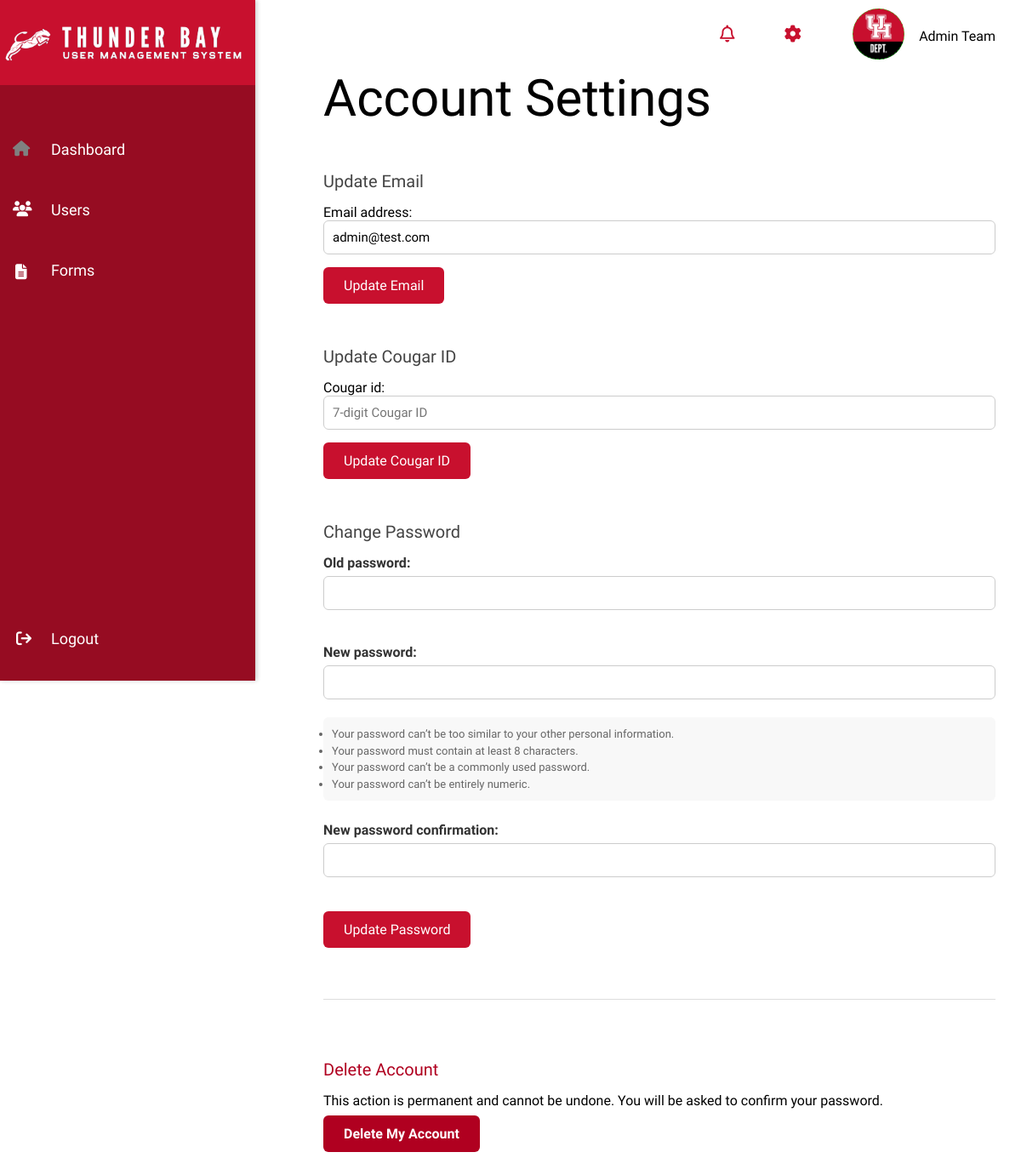
The page /settings/account/ (signed in) on the database as committed earlier.
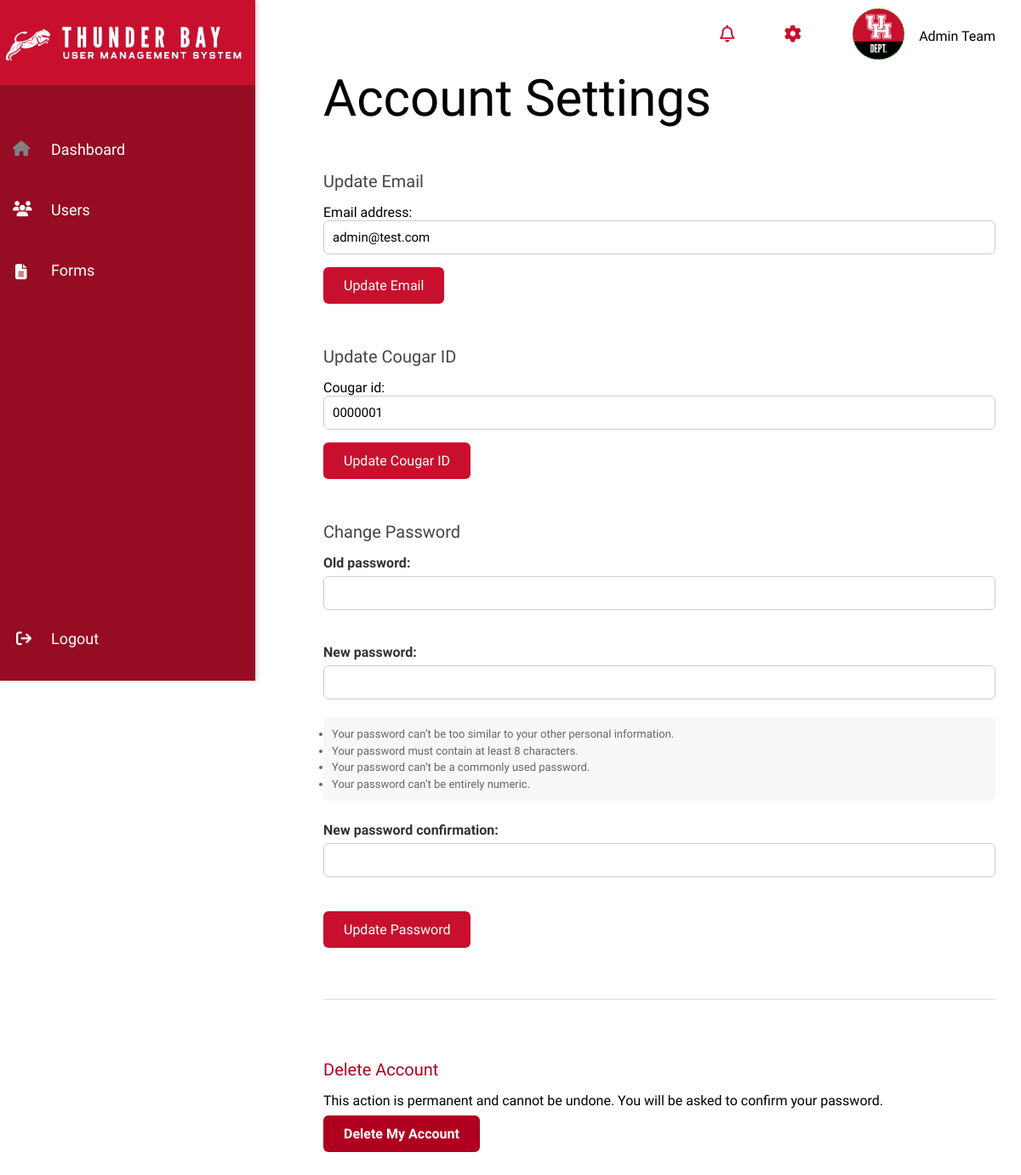
The same page on the database as committed later.
### usr_mgmt_app/models.py (models this page shows, shortened)
class UserProfile(AbstractUser):
    ROLE_CHOICES = [
        ('admin', 'Admin'),
        ('moderator', 'Moderator'),
        ('user', 'User'),
    ]
    ACADEMIC_LEVEL_CHOICES = [
        ('undergraduate', 'Undergraduate'),
        ('graduate', 'Graduate'),
    ]
    COLLEGE_CHOICES = [
        ('architecture', 'Gerald D. Hines College of Architecture and Design'),
        ('arts', 'Kathrine G. McGovern College of the Arts'),
        ('business', 'C.T. Bauer College of Business'),
        ('education', 'College of Education'),
        ('engineering', 'Cullen College of Engineering'),
        ('technology', 'Technology Division at the Cullen College of Engineering'),
        ('liberal_arts', 'College of Liberal Arts and Social Sciences'),
        ('nsm', 'College of Natural Sciences and Mathematics'),
        ('nursing', 'Andy and Barbara Gessner College of Nursing'),
        ('medicine', 'Tilman J. Fertitta Family College of Medicine'),
        ('optometry', 'College of Optometry'),
        ('pharmacy', 'College of Pharmacy'),
        ('hospitality', 'Conrad N. Hilton College of Global Hospitality Leadership'),
        ('law', 'UH Law Center'),
        ('social_work', 'Graduate College of Social Work'),
        ('public_affairs', 'Hobby School of Public Affairs'),
        ('honors', 'The Honors College'),
    ]
    cougar_id = models.CharField(max_length=7,unique=True,null=True,blank=True,validators=[RegexValidator(regex=r'^\d{7}$', message='Cougar ID must be exactly 7 digits')])
    role = models.CharField(max_length=10, choices=ROLE_CHOICES, default='user')
    major = models.CharField(max_length=100, null=True, blank=True)
    college = models.CharField(max_length=50, choices=COLLEGE_CHOICES, null=True, blank=True)
    academic_level = models.CharField(max_length=15, choices=ACADEMIC_LEVEL_CHOICES, null=True, blank=True)
    profile_picture = models.ImageField(upload_to='profile_pictures/', null=True, blank=True)
    profile_banner = models.ImageField(upload_to='banner_pictures/', null=True,blank=True)
    bio = models.TextField(null=True, blank=True)
    is_active = models.BooleanField(default=True)
    created_at = models.DateTimeField(auto_now_add=True)
    updated_at = models.DateTimeField(auto_now=True)
    signature = models.ImageField(upload_to='signatures/', null=True, blank=True, validators=[validate_signature_file])
    groups = models.ManyToManyField(Group, related_name="userprofile_groups", blank=True)
    user_permissions = models.ManyToManyField(Permission, related_name="userprofile_permissions", blank=True)
    class Meta:
        permissions = [
            ("can_read", "Can read data"),
            ("can_edit", "Can edit data"),
            ("can_manage_users", "Can activate/deactivate and delete users"),
            ("can_approve", "Can approve requests"),  # Added new permission
        ]

### usr_mgmt_app/views.py (the view, shortened to what this page needs)
# urls.py: path('settings/account/', views.account_settings_view, name='account_settings'),
@login_required
def account_settings_view(request):
    user = request.user
    email_form = EmailUpdateForm(instance=user)
    cougar_id_form = CougarIDUpdateForm(instance=user)
    password_form = PasswordChangeForm(user)
    return render(request, 'account_settings.html', {
        'email_form': email_form,
        'cougar_id_form': cougar_id_form,
        'password_form': password_form,
    })

### usr_mgmt_app/forms.py (shortened to what this page needs)
class EmailUpdateForm(forms.ModelForm):
    class Meta:
        model = UserProfile
        fields = ['email']
        widgets = {
            'email': forms.EmailInput(attrs={'placeholder': 'you@example.com'})
        }

class CougarIDUpdateForm(forms.ModelForm):
    class Meta:
        model = UserProfile
        fields = ['cougar_id']
        widgets = {
            'cougar_id': forms.TextInput(attrs={'placeholder': '7-digit Cougar ID'})
        }

### templates/account_settings.html (shortened to what this page needs)
{% load static %}
<!DOCTYPE html>
<html lang="en">
<head>
    <link rel="stylesheet" href="{% static 'css/dashboard.css' %}">
    <link rel="stylesheet" href="{% static 'css/account_settings.css' %}">
</head>
<body>
<nav class="navbar">
    <div class="navbar-content">
        <i id="notifications_icon" class="fa-regular fa-bell"></i>
<div class="dropdown-wrapper">
    <i id="settings_icon" class="fa-solid fa-gear"></i>
</div>
<div class="dropdown-wrapper">
    <div class="navbar_user">
        {% if user.profile_picture %}
            <img class="profile_picture" src="{{ user.profile_picture.url }}" alt="profile picture">
        {% else %}
            <img class="profile_picture" src="{% static 'images/default_profile.png' %}" alt="Default profile picture">
        {% endif %}
        <span class="navbar_username">{{ user.first_name }} {{ user.last_name }}</span>
    </div>
</div>
    </div>
</nav>
    <div class="sidebar">
        <div class = "logoContainer">
            <img class = "logo" src="{% static 'images/logo2.png' %}" alt="logo">
        </div>
    <div class="sidebar-content">
        <a href="{% url 'dashboard' %}" class="sidebar-link" data-icon="fa-house">Dashboard</a>
        <a href="{% url 'user_list' %}" class="sidebar-link" data-icon="fa-users">Users</a>
        <a href="{% url 'approval_requests' %}" class="sidebar-link" data-icon="fa-file-alt">Forms</a>
    </div>
        <div class="logout-container">
            <a href="{% url 'logout' %}" class="logout-btn">Logout</a>
            <i id = "logoutIcon" class="fa-solid fa-arrow-right-from-bracket"></i>
        </div>
    </div>
    <div class="main-content">
    <h1>Account Settings</h1>
    <form method="POST">
        <div class="settings-section">
            <h2>Update Email</h2>
            {{ email_form.as_p }}
            <button type="submit" name="update_email" class="submit-btn">Update Email</button>
        </div>
    </form>
    <form method="POST">
        <div class="settings-section">
            <h2>Update Cougar ID</h2>
            {{ cougar_id_form.as_p }}
            <button type="submit" name="update_cougar_id" class="submit-btn">Update Cougar ID</button>
        </div>
    </form>
    <form method="POST">
        <div class="settings-section">
            <h2>Change Password</h2>
            <div class="form-field">
                {{ password_form.old_password.label_tag }}
                {{ password_form.old_password }}
            </div>
            <div class="form-field">
                {{ password_form.new_password1.label_tag }}
                {{ password_form.new_password1 }}
                {% if password_form.new_password1.help_text %}
                    <div class="help-text">{{ password_form.new_password1.help_text|safe }}</div>
                {% endif %}
            </div>
            <div class="form-field">
                {{ password_form.new_password2.label_tag }}
                {{ password_form.new_password2 }}
            </div>
            <button type="submit" name="update_password" class="submit-btn">Update Password</button>
        </div>
    </form>
    <div class="settings-section danger-zone">
        <h2 style="color: #b00020;">Delete Account</h2>
        <p>This action is permanent and cannot be undone. You will be asked to confirm your password.</p>
        <a href="{% url 'delete_account' %}" class="delete-btn">Delete My Account</a>
    </div>
    </div>
</body>
</html>

Rows that differ between the two databases and show on the page:
changed UserProfile "Admin": cougar_id (not shown) → "0000001"
